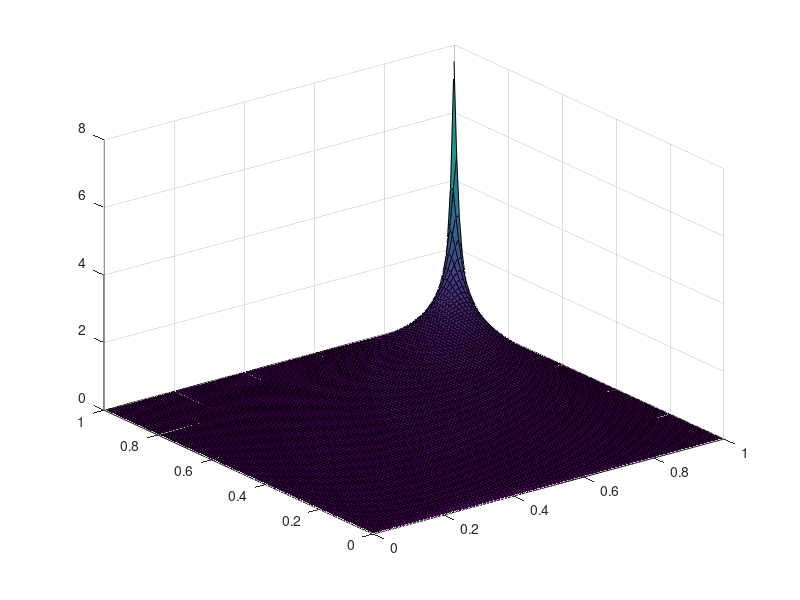

Source code (MATLAB):
    a = 1.5294;
    b = 1.21;
    c = 1;

%     a = 0.05;
%     b = 0.1;
%     c = 1;
    
    u = 0:0.01:1;
    v = 0:0.01:1;
 
    [X,Y]=meshgrid(u,v);
    
    Z = (X .^ (a-1) .* Y .^ (b-1) .* (1-X).^(b+c-1) .* (1-Y).^(a+c-1) )...
        ./ ( (1 - X .* Y).^(a+b+c)  ) ;
  
    figure;
          
    surf(X,Y,Z)
     
    
    
    
